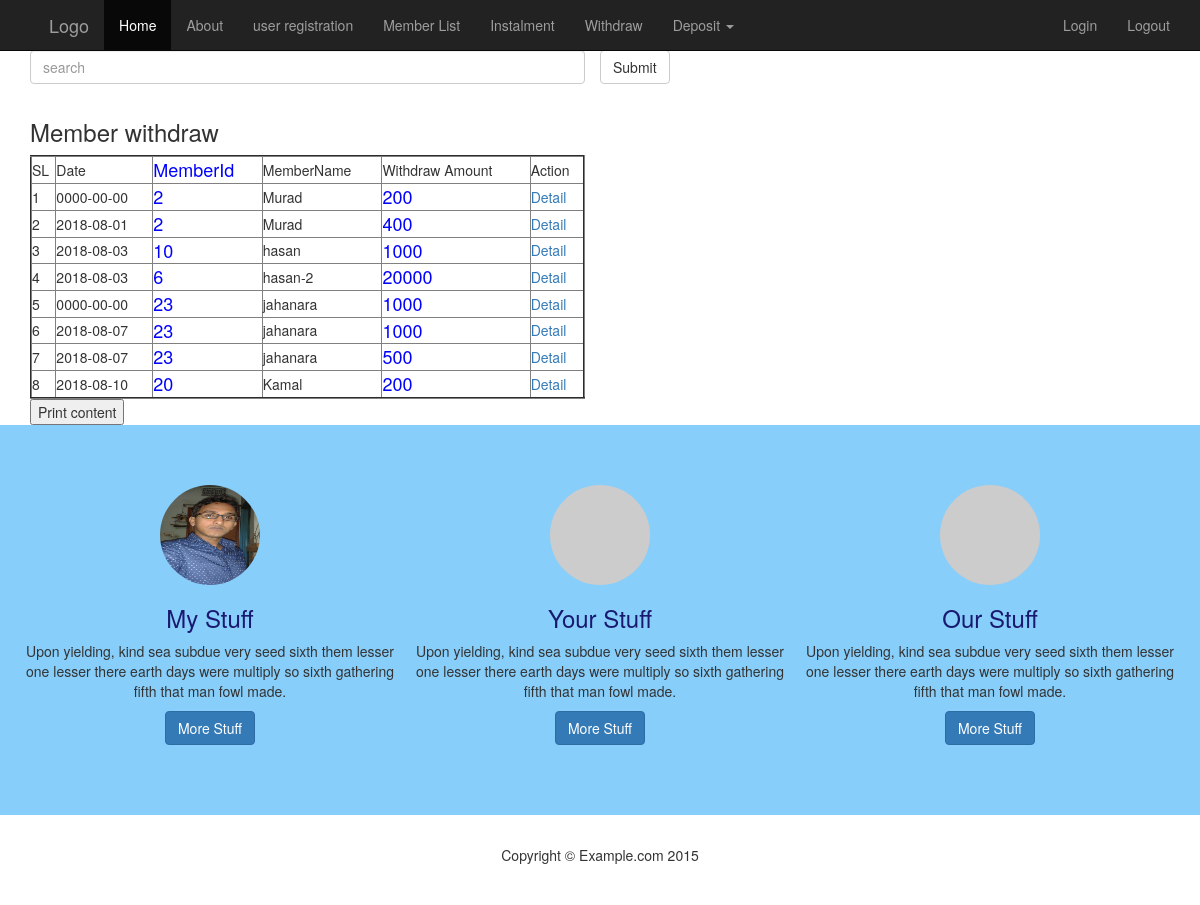
The page /withdraw_view.php (signed in) on the database its author committed.
### tables this page shows
CREATE TABLE `user_withdraw` (
  `withdraw_id` int(11) NOT NULL,
  `date` date NOT NULL,
  `member_id` int(11) NOT NULL,
  `member_name` varchar(50) NOT NULL,
  `withdraw_amount` int(9) NOT NULL,
  `withdraw_total` int(9) NOT NULL,
  `area` varchar(255) NOT NULL,
  `status` tinyint(4) DEFAULT '1',
  `created_at` datetime NOT NULL DEFAULT CURRENT_TIMESTAMP,
  `updated_at` datetime DEFAULT NULL
);

### withdraw_view.php (the view, shortened to what this page needs)
<?php
include('include/header.php');
?>
<div class="container ">
		<form action="withdraw_view.php" method="post">
			<div class="row">
				<div class="col-sm-6 form-group">
					<input class="form-control" type="text" name="search"  placeholder="search" />
				</div>
				<button type="submit" value="submit" name="submit-search" class="btn btn-default">Submit
			</div>
		</form>
</div>
<div class="container" id="deposit_print">
	<div class="row">
		<div class="col-md-6">
			<h3>Member withdraw </h3>
			<table border="2" width=100%>
				<thead>
					<tr>
						<td>SL</td>
						<td>Date</td>
						<td class="dep-td"><span class="dep-spa">MemberId</span></td>
						<td>MemberName</td>
						<td>Withdraw Amount</td>
						<td>Action</td>
					</tr>
				</thead>
				<tbody>
					<?php
						if(isset($_POST['submit-search'])){
							$txt = $_POST['search'];
							$sql = "SELECT * FROM  user_withdraw WHERE  member_id = '$txt' OR date = '$txt' OR member_name LIKE '%$txt%' ;";
						}
						else{
							$sql = "SELECT * FROM user_withdraw;";
							}
						$result = mysqli_query($conn,$sql);
						$resultCheck = mysqli_num_rows($result);
						$i= 1;
						if($resultCheck > 0){
							while($row = mysqli_fetch_assoc($result)){
						?>
						<tr>
							<td><?php echo $i;?></td>
							<td><?php echo $row['date'];?></td>
							<td><span class="dep-spa"><?php echo $row['member_id'];?></span></td>
							<td><?php echo $row['member_name'];?></td>
							<td><span class="dep-spa"><?php echo $row['withdraw_amount'];?></span></td>
							<td><a href="withdraw_view_detail.php?id=<?php echo $row['member_id']?>">Detail</a></td>
						</tr>
					<?php
					$i++;
						}
						}
					?>
				</tbody>
			</table>
			<button onclick="printContent('deposit_print')">Print content</button>
		</div>
	</div>
</div>
<?php
	include("include/footer.php");
?>

### css/custom.css (style rules this page uses)
body { padding-top: 50px; }
.dep-spa { color:blue; font-size:18px; }
table { width:100%; }

### rows shown on the page
user_withdraw: date "0000-00-00", member "2", member_name "Murad", withdraw_amount "200"
user_withdraw: date "2018-08-01", member "2", member_name "Murad", withdraw_amount "400"
user_withdraw: date "2018-08-03", member "10", member_name "hasan", withdraw_amount "1000"
user_withdraw: date "2018-08-03", member "6", member_name "hasan-2", withdraw_amount "20000"
user_withdraw: date "0000-00-00", member "23", member_name "jahanara", withdraw_amount "1000"
user_withdraw: date "2018-08-07", member "23", member_name "jahanara", withdraw_amount "1000"
user_withdraw: date "2018-08-07", member "23", member_name "jahanara", withdraw_amount "500"
user_withdraw: date "2018-08-10", member "20", member_name "Kamal", withdraw_amount "200"
